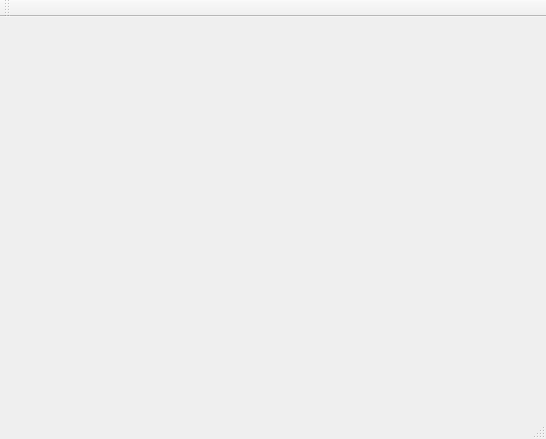
<?xml version="1.0" encoding="UTF-8"?>
<ui version="4.0">
 <class>MainWindow</class>
 <widget class="QMainWindow" name="MainWindow">
  <property name="geometry">
   <rect>
    <x>0</x>
    <y>0</y>
    <width>546</width>
    <height>439</height>
   </rect>
  </property>
  <property name="windowTitle">
   <string>MainWindow</string>
  </property>
  <widget class="QWidget" name="centralWidget"/>
  <widget class="QMenuBar" name="menuBar">
   <property name="geometry">
    <rect>
     <x>0</x>
     <y>0</y>
     <width>546</width>
     <height>22</height>
    </rect>
   </property>
  </widget>
  <widget class="QToolBar" name="mainToolBar">
   <attribute name="toolBarArea">
    <enum>TopToolBarArea</enum>
   </attribute>
   <attribute name="toolBarBreak">
    <bool>false</bool>
   </attribute>
  </widget>
  <widget class="QStatusBar" name="statusBar"/>
 </widget>
 <layoutdefault spacing="6" margin="11"/>
 <resources/>
 <connections/>
</ui>
